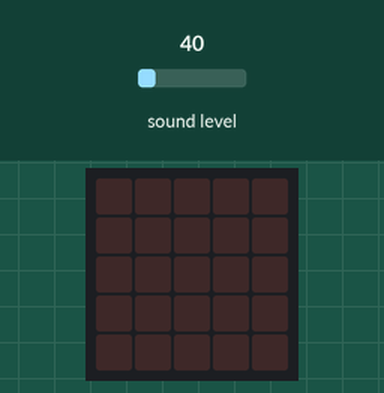
Recording of a program running on a simulated BBC micro:bit (MakeCode). Parts: the board's 5×5 LED display. Inputs (shaded band) come from the test bench; at power-on: sound level 40.

Above: at 1.2 s.
1.3 s: sound level set to 98
2.8 s: sound level set to 103
At 3.6 s:
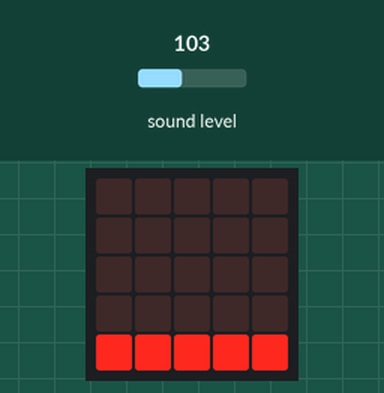
4.3 s: sound level set to 198
5.8 s: sound level set to 203
At 7.3 s:
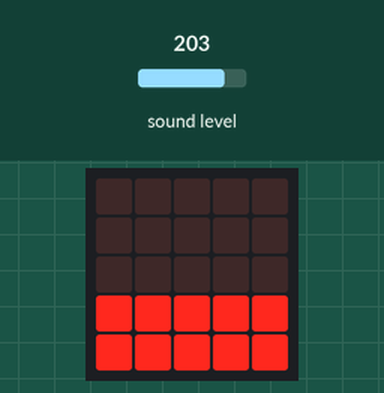
7.6 s: sound level set to 128
At 9.0 s:
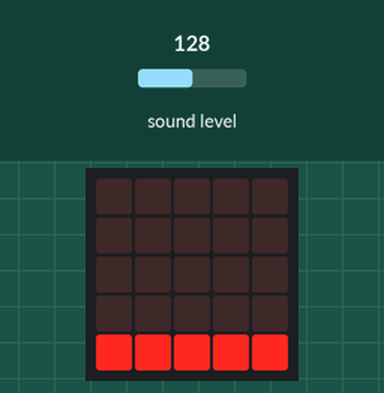
9.3 s: sound level set to 250
At 10.0 s:
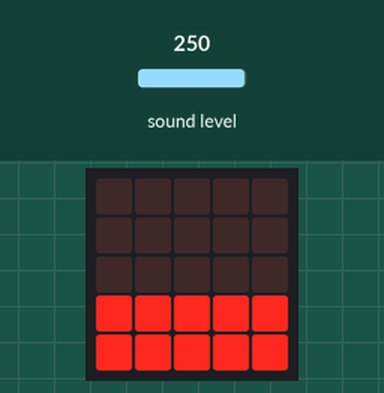
Timing chart, 0 to 12.0 s (numbered marks = the images above; inputs shaded):
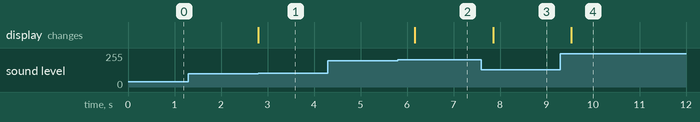

Measured:
- the behaviour switches between 100 and 101 on sound level (found by bisection; images 0 and 1)
- the behaviour switches between 200 and 201 on sound level (found by bisection; images 1 and 2)
- after the input at 1.3 s, every drawn part: stays the same
- after the input at 2.8 s, the display: changes at once (image 1)
- after the input at 4.3 s, every drawn part: stays the same
- after the input at 5.8 s, the display: changes after 0.37 s (image 2)
- after the input at 7.6 s, the display: changes after 0.25 s (image 3)
- after the input at 9.3 s, the display: changes after 0.24 s (image 4)

The program:

main.ts
```typescript
basic.forever(function () {
    if (input.soundLevel() > 500) {
        basic.showLeds(`
            # # # # #
            # # # # #
            # # # # #
            # # # # #
            # # # # #
            `)
    } else if (input.soundLevel() > 400) {
        basic.showLeds(`
            . . . . .
            # # # # #
            # # # # #
            # # # # #
            # # # # #
            `)
    } else if (input.soundLevel() > 300) {
        basic.showLeds(`
            . . . . .
            . . . . .
            # # # # #
            # # # # #
            # # # # #
            `)
    } else if (input.soundLevel() > 200) {
        basic.showLeds(`
            . . . . .
            . . . . .
            . . . . .
            # # # # #
            # # # # #
            `)
    } else if (input.soundLevel() > 100) {
        basic.showLeds(`
            . . . . .
            . . . . .
            . . . . .
            . . . . .
            # # # # #
            `)
    } else if (input.soundLevel() < 0) {
        basic.showLeds(`
            . . . . .
            . . . . .
            . . . . .
            . . . . .
            . . . . .
            `)
    }
})
```

test.ts
```typescript
// aquí va el archivo "tests"; esto no se compilará cuando este paquete se utilice como una extensión.
```
